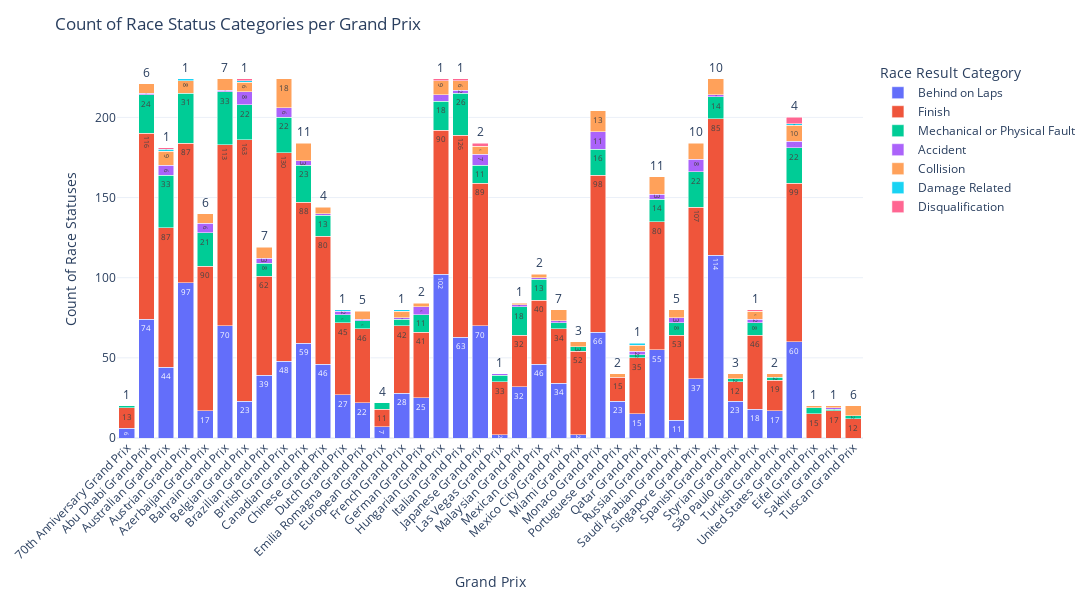

The notebook cell this image was saved under:
### Markdown cell above
BAR CHART of Race Statues

### Code cell
# ---- NEW SECTION: Plot race status counts per Grand Prix (Plotly) ----
import plotly.express as px

# ---- Drop rows based on race_results category ----
# Example: remove all "Finish" and "Behind on Laps" rows
categories_to_drop = ["Other"]
races_with_year_dropped = races_with_year[~races_with_year["race_results"].isin(categories_to_drop)].copy()

if "race_results" in races_with_year_dropped.columns and "race_name" in races_with_year_dropped.columns:
    # Count race result categories per Grand Prix
    status_counts = (
        races_with_year_dropped.groupby(["race_name", "race_results"])
        .size()
        .reset_index(name="count")
    )

    # Create interactive stacked bar chart
    fig = px.bar(
        status_counts,
        x="race_name",
        y="count",
        color="race_results",
        title="Count of Race Status Categories per Grand Prix",
        labels={"race_name": "Grand Prix", "count": "Count of Race Statuses"},
        text="count"
    )

    # Improve layout
    fig.update_layout(
        xaxis_tickangle=-45,
        xaxis_title="Grand Prix",
        yaxis_title="Count of Race Statuses",
        legend_title="Race Result Category",
        barmode="stack",
        width=1100,
        height=600,
        template="plotly_white",
        margin=dict(l=40, r=40, t=60, b=120)
    )

    fig.show()
else:
    print("Cannot plot: missing 'race_results' or 'race_name' column.")

### Figure 1 — Plotly figure (JSON) as saved in the notebook; plotly's stock layout.template omitted (floating-point values rounded to 4 significant figures)
{"data": [{"alignmentgroup": "True", "hovertemplate": "race_results=Behind on Laps<br>Grand Prix=%{x}<br>Count of Race Statuses=%{text}<extra></extra>", "legendgroup": "Behind on Laps", "marker": {"color": "#636efa", "pattern": {"shape": ""}}, "name": "Behind on Laps", "offsetgroup": "Behind on Laps", "orientation": "v", "showlegend": true, "text": [6, 74, 44, 97, 17, 70, 23, 39, 48, 59, 46, 27, 22, 7, 28, 25, 102, 63, 70, 2, 32, 46, 34, 2, 66, 23, 15, 55, 11, 37, 114, 23, 18, 17, 60], "textposition": "auto", "type": "bar", "x": ["70th Anniversary Grand Prix", "Abu Dhabi Grand Prix", "Australian Grand Prix", "Austrian Grand Prix", "Azerbaijan Grand Prix", "Bahrain Grand Prix", "Belgian Grand Prix", "Brazilian Grand Prix", "British Grand Prix", "Canadian Grand Prix", "Chinese Grand Prix", "Dutch Grand Prix", "Emilia Romagna Grand Prix", "European Grand Prix", "French Grand Prix", "German Grand Prix", "Hungarian Grand Prix", "Italian Grand Prix", "Japanese Grand Prix", "Las Vegas Grand Prix", "Malaysian Grand Prix", "Mexican Grand Prix", "Mexico City Grand Prix", "Miami Grand Prix", "Monaco Grand Prix", "Portuguese Grand Prix", "Qatar Grand Prix", "Russian Grand Prix", "Saudi Arabian Grand Prix", "Singapore Grand Prix", "Spanish Grand Prix", "Styrian Grand Prix", "São Paulo Grand Prix", "Turkish Grand Prix", "United States Grand Prix"], "xaxis": "x", "y": [6, 74, 44, 97, 17, 70, 23, 39, 48, 59, 46, 27, 22, 7, 28, 25, 102, 63, 70, 2, 32, 46, 34, 2, 66, 23, 15, 55, 11, 37, 114, 23, 18, 17, 60], "yaxis": "y"}, {"alignmentgroup": "True", "hovertemplate": "race_results=Finish<br>Grand Prix=%{x}<br>Count of Race Statuses=%{text}<extra></extra>", "legendgroup": "Finish", "marker": {"color": "#EF553B", "pattern": {"shape": ""}}, "name": "Finish", "offsetgroup": "Finish", "orientation": "v", "showlegend": true, "text": [13, 116, 87, 87, 90, 113, 163, 62, 130, 88, 80, 45, 15, 46, 11, 42, 41, 90, 126, 89, 33, 32, 40, 34, 52, 98, 15, 35, 80, 17, 53, 107, 85, 12, 46, 19, 12, 99], "textposition": "auto", "type": "bar", "x": ["70th Anniversary Grand Prix", "Abu Dhabi Grand Prix", "Australian Grand Prix", "Austrian Grand Prix", "Azerbaijan Grand Prix", "Bahrain Grand Prix", "Belgian Grand Prix", "Brazilian Grand Prix", "British Grand Prix", "Canadian Grand Prix", "Chinese Grand Prix", "Dutch Grand Prix", "Eifel Grand Prix", "Emilia Romagna Grand Prix", "European Grand Prix", "French Grand Prix", "German Grand Prix", "Hungarian Grand Prix", "Italian Grand Prix", "Japanese Grand Prix", "Las Vegas Grand Prix", "Malaysian Grand Prix", "Mexican Grand Prix", "Mexico City Grand Prix", "Miami Grand Prix", "Monaco Grand Prix", "Portuguese Grand Prix", "Qatar Grand Prix", "Russian Grand Prix", "Sakhir Grand Prix", "Saudi Arabian Grand Prix", "Singapore Grand Prix", "Spanish Grand Prix", "Styrian Grand Prix", "São Paulo Grand Prix", "Turkish Grand Prix", "Tuscan Grand Prix", "United States Grand Prix"], "xaxis": "x", "y": [13, 116, 87, 87, 90, 113, 163, 62, 130, 88, 80, 45, 15, 46, 11, 42, 41, 90, 126, 89, 33, 32, 40, 34, 52, 98, 15, 35, 80, 17, 53, 107, 85, 12, 46, 19, 12, 99], "yaxis": "y"}, {"alignmentgroup": "True", "hovertemplate": "race_results=Mechanical or Physical Fault<br>Grand Prix=%{x}<br>Count of Race Statuses=%{text}<extra></extra>", "legendgroup": "Mechanical or Physical Fault", "marker": {"color": "#00cc96", "pattern": {"shape": ""}}, "name": "Mechanical or Physical Fault", "offsetgroup": "Mechanical or Physical Fault", "orientation": "v", "showlegend": true, "text": [1, 24, 33, 31, 21, 33, 22, 8, 22, 23, 13, 5, 4, 5, 4, 4, 11, 18, 26, 11, 4, 18, 13, 4, 3, 16, 2, 14, 1, 8, 22, 14, 2, 8, 2, 2, 22], "textposition": "auto", "type": "bar", "x": ["70th Anniversary Grand Prix", "Abu Dhabi Grand Prix", "Australian Grand Prix", "Austrian Grand Prix", "Azerbaijan Grand Prix", "Bahrain Grand Prix", "Belgian Grand Prix", "Brazilian Grand Prix", "British Grand Prix", "Canadian Grand Prix", "Chinese Grand Prix", "Dutch Grand Prix", "Eifel Grand Prix", "Emilia Romagna Grand Prix", "European Grand Prix", "French Grand Prix", "German Grand Prix", "Hungarian Grand Prix", "Italian Grand Prix", "Japanese Grand Prix", "Las Vegas Grand Prix", "Malaysian Grand Prix", "Mexican Grand Prix", "Mexico City Grand Prix", "Miami Grand Prix", "Monaco Grand Prix", "Qatar Grand Prix", "Russian Grand Prix", "Sakhir Grand Prix", "Saudi Arabian Grand Prix", "Singapore Grand Prix", "Spanish Grand Prix", "Styrian Grand Prix", "São Paulo Grand Prix", "Turkish Grand Prix", "Tuscan Grand Prix", "United States Grand Prix"], "xaxis": "x", "y": [1, 24, 33, 31, 21, 33, 22, 8, 22, 23, 13, 5, 4, 5, 4, 4, 11, 18, 26, 11, 4, 18, 13, 4, 3, 16, 2, 14, 1, 8, 22, 14, 2, 8, 2, 2, 22], "yaxis": "y"}, {"alignmentgroup": "True", "hovertemplate": "race_results=Accident<br>Grand Prix=%{x}<br>Count of Race Statuses=%{text}<extra></extra>", "legendgroup": "Accident", "marker": {"color": "#ab63fa", "pattern": {"shape": ""}}, "name": "Accident", "offsetgroup": "Accident", "orientation": "v", "showlegend": true, "text": [1, 6, 6, 1, 8, 3, 6, 3, 1, 2, 1, 1, 5, 4, 2, 7, 1, 1, 1, 1, 11, 2, 3, 1, 3, 8, 1, 2, 4], "textposition": "auto", "type": "bar", "x": ["Abu Dhabi Grand Prix", "Australian Grand Prix", "Azerbaijan Grand Prix", "Bahrain Grand Prix", "Belgian Grand Prix", "Brazilian Grand Prix", "British Grand Prix", "Canadian Grand Prix", "Chinese Grand Prix", "Dutch Grand Prix", "Emilia Romagna Grand Prix", "French Grand Prix", "German Grand Prix", "Hungarian Grand Prix", "Italian Grand Prix", "Japanese Grand Prix", "Las Vegas Grand Prix", "Malaysian Grand Prix", "Mexican Grand Prix", "Mexico City Grand Prix", "Monaco Grand Prix", "Qatar Grand Prix", "Russian Grand Prix", "Sakhir Grand Prix", "Saudi Arabian Grand Prix", "Singapore Grand Prix", "Spanish Grand Prix", "São Paulo Grand Prix", "United States Grand Prix"], "xaxis": "x", "y": [1, 6, 6, 1, 8, 3, 6, 3, 1, 2, 1, 1, 5, 4, 2, 7, 1, 1, 1, 1, 11, 2, 3, 1, 3, 8, 1, 2, 4], "yaxis": "y"}, {"alignmentgroup": "True", "hovertemplate": "race_results=Collision<br>Grand Prix=%{x}<br>Count of Race Statuses=%{text}<extra></extra>", "legendgroup": "Collision", "marker": {"color": "#FFA15A", "pattern": {"shape": ""}}, "name": "Collision", "offsetgroup": "Collision", "orientation": "v", "showlegend": true, "text": [6, 9, 8, 6, 7, 6, 7, 18, 11, 4, 1, 5, 4, 2, 9, 6, 5, 1, 2, 7, 3, 13, 2, 4, 11, 1, 5, 10, 10, 3, 5, 2, 6, 10], "textposition": "auto", "type": "bar", "x": ["Abu Dhabi Grand Prix", "Australian Grand Prix", "Austrian Grand Prix", "Azerbaijan Grand Prix", "Bahrain Grand Prix", "Belgian Grand Prix", "Brazilian Grand Prix", "British Grand Prix", "Canadian Grand Prix", "Chinese Grand Prix", "Eifel Grand Prix", "Emilia Romagna Grand Prix", "French Grand Prix", "German Grand Prix", "Hungarian Grand Prix", "Italian Grand Prix", "Japanese Grand Prix", "Malaysian Grand Prix", "Mexican Grand Prix", "Mexico City Grand Prix", "Miami Grand Prix", "Monaco Grand Prix", "Portuguese Grand Prix", "Qatar Grand Prix", "Russian Grand Prix", "Sakhir Grand Prix", "Saudi Arabian Grand Prix", "Singapore Grand Prix", "Spanish Grand Prix", "Styrian Grand Prix", "São Paulo Grand Prix", "Turkish Grand Prix", "Tuscan Grand Prix", "United States Grand Prix"], "xaxis": "x", "y": [6, 9, 8, 6, 7, 6, 7, 18, 11, 4, 1, 5, 4, 2, 9, 6, 5, 1, 2, 7, 3, 13, 2, 4, 11, 1, 5, 10, 10, 3, 5, 2, 6, 10], "yaxis": "y"}, {"alignmentgroup": "True", "hovertemplate": "race_results=Damage Related<br>Grand Prix=%{x}<br>Count of Race Statuses=%{text}<extra></extra>", "legendgroup": "Damage Related", "marker": {"color": "#19d3f3", "pattern": {"shape": ""}}, "name": "Damage Related", "offsetgroup": "Damage Related", "orientation": "v", "showlegend": true, "text": [1, 1, 1, 1, 1, 1, 1], "textposition": "auto", "type": "bar", "x": ["Australian Grand Prix", "Austrian Grand Prix", "Belgian Grand Prix", "Dutch Grand Prix", "French Grand Prix", "Qatar Grand Prix", "United States Grand Prix"], "xaxis": "x", "y": [1, 1, 1, 1, 1, 1, 1], "yaxis": "y"}, {"alignmentgroup": "True", "hovertemplate": "race_results=Disqualification<br>Grand Prix=%{x}<br>Count of Race Statuses=%{text}<extra></extra>", "legendgroup": "Disqualification", "marker": {"color": "#FF6692", "pattern": {"shape": ""}}, "name": "Disqualification", "offsetgroup": "Disqualification", "orientation": "v", "showlegend": true, "text": [1, 1, 1, 1, 2, 1, 4], "textposition": "auto", "type": "bar", "x": ["Australian Grand Prix", "Belgian Grand Prix", "Hungarian Grand Prix", "Italian Grand Prix", "Japanese Grand Prix", "São Paulo Grand Prix", "United States Grand Prix"], "xaxis": "x", "y": [1, 1, 1, 1, 2, 1, 4], "yaxis": "y"}], "layout": {"barmode": "stack", "height": 600, "legend": {"title": {"text": "Race Result Category"}, "tracegroupgap": 0}, "margin": {"b": 120, "l": 40, "r": 40, "t": 60}, "title": {"text": "Count of Race Status Categories per Grand Prix"}, "width": 1100, "xaxis": {"anchor": "y", "domain": [0, 1], "tickangle": -45, "title": {"text": "Grand Prix"}}, "yaxis": {"anchor": "x", "domain": [0, 1], "title": {"text": "Count of Race Statuses"}}}}
